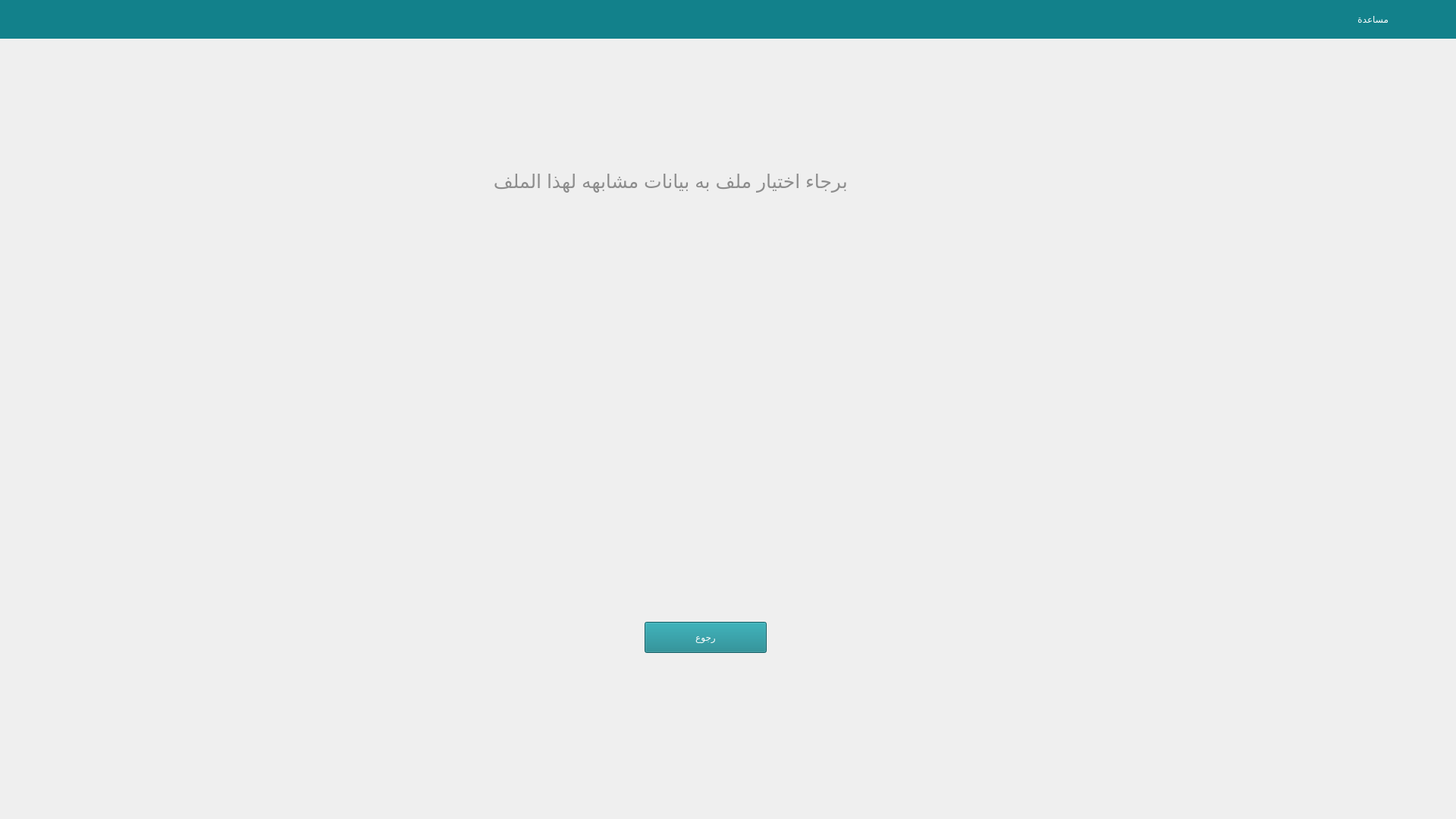
<?xml version="1.0" encoding="UTF-8"?>
<ui version="4.0">
 <class>Form</class>
 <widget class="QWidget" name="Form">
  <property name="geometry">
   <rect>
    <x>0</x>
    <y>0</y>
    <width>1920</width>
    <height>1080</height>
   </rect>
  </property>
  <property name="minimumSize">
   <size>
    <width>1920</width>
    <height>1080</height>
   </size>
  </property>
  <property name="maximumSize">
   <size>
    <width>1920</width>
    <height>1080</height>
   </size>
  </property>
  <property name="windowTitle">
   <string>Form</string>
  </property>
  <widget class="QTextBrowser" name="textBrowser">
   <property name="geometry">
    <rect>
     <x>640</x>
     <y>220</y>
     <width>791</width>
     <height>51</height>
    </rect>
   </property>
   <property name="styleSheet">
    <string notr="true">background-color: transparent;
text-align:center;
border: none;
font-size: 10px;
color:#8D8D8D;
font-weight:lighter;</string>
   </property>
   <property name="html">
    <string>&lt;!DOCTYPE HTML PUBLIC &quot;-//W3C//DTD HTML 4.0//EN&quot; &quot;http://www.w3.org/TR/REC-html40/strict.dtd&quot;&gt;
&lt;html&gt;&lt;head&gt;&lt;meta name=&quot;qrichtext&quot; content=&quot;1&quot; /&gt;&lt;style type=&quot;text/css&quot;&gt;
p, li { white-space: pre-wrap; }
&lt;/style&gt;&lt;/head&gt;&lt;body style=&quot; font-family:'MS Shell Dlg 2'; font-size:10px; font-weight:400; font-style:normal;&quot;&gt;
&lt;p style=&quot; margin-top:0px; margin-bottom:0px; margin-left:0px; margin-right:0px; -qt-block-indent:0; text-indent:0px;&quot;&gt;&lt;span style=&quot; font-size:19pt;&quot;&gt; برجاء اختيار ملف به بيانات مشابهه لهذا الملف&lt;/span&gt;&lt;/p&gt;&lt;/body&gt;&lt;/html&gt;</string>
   </property>
  </widget>
  <widget class="QLabel" name="label">
   <property name="geometry">
    <rect>
     <x>1590</x>
     <y>10</y>
     <width>241</width>
     <height>31</height>
    </rect>
   </property>
   <property name="styleSheet">
    <string notr="true">color: rgb(255, 255, 255);
background-color: rgb(18, 129, 139);
font: 20px &quot;MS Shell Dlg 2&quot; center
</string>
   </property>
   <property name="text">
    <string>مساعدة</string>
   </property>
  </widget>
  <widget class="QLabel" name="label_9">
   <property name="geometry">
    <rect>
     <x>1840</x>
     <y>10</y>
     <width>41</width>
     <height>31</height>
    </rect>
   </property>
   <property name="styleSheet">
    <string notr="true">background-color: transparent;
</string>
   </property>
   <property name="text">
    <string/>
   </property>
   <property name="pixmap">
    <pixmap>../../../Downloads/table.png</pixmap>
   </property>
   <property name="scaledContents">
    <bool>true</bool>
   </property>
  </widget>
  <widget class="QLabel" name="label_8">
   <property name="geometry">
    <rect>
     <x>-330</x>
     <y>0</y>
     <width>2251</width>
     <height>51</height>
    </rect>
   </property>
   <property name="styleSheet">
    <string notr="true">background-color: rgb(18, 129, 139)</string>
   </property>
   <property name="text">
    <string/>
   </property>
  </widget>
  <widget class="QPushButton" name="back">
   <property name="geometry">
    <rect>
     <x>850</x>
     <y>820</y>
     <width>161</width>
     <height>41</height>
    </rect>
   </property>
   <property name="cursor">
    <cursorShape>PointingHandCursor</cursorShape>
   </property>
   <property name="styleSheet">
    <string notr="true">
QPushButton{
background-color: rgb(18, 129, 139);font: 19px &quot;MS Shell Dlg 2&quot;;color:white;
}
QPushButton:hover{
background-color:rgb(23, 167, 181);
font-size:20px;
}</string>
   </property>
   <property name="text">
    <string>رجوع</string>
   </property>
  </widget>
  <widget class="QLabel" name="label_2">
   <property name="geometry">
    <rect>
     <x>120</x>
     <y>430</y>
     <width>1691</width>
     <height>271</height>
    </rect>
   </property>
   <property name="text">
    <string/>
   </property>
   <property name="pixmap">
    <pixmap>icons/examtable.png</pixmap>
   </property>
   <property name="scaledContents">
    <bool>true</bool>
   </property>
  </widget>
  <zorder>label_8</zorder>
  <zorder>textBrowser</zorder>
  <zorder>label</zorder>
  <zorder>label_9</zorder>
  <zorder>back</zorder>
  <zorder>label_2</zorder>
 </widget>
 <resources/>
 <connections/>
</ui>
